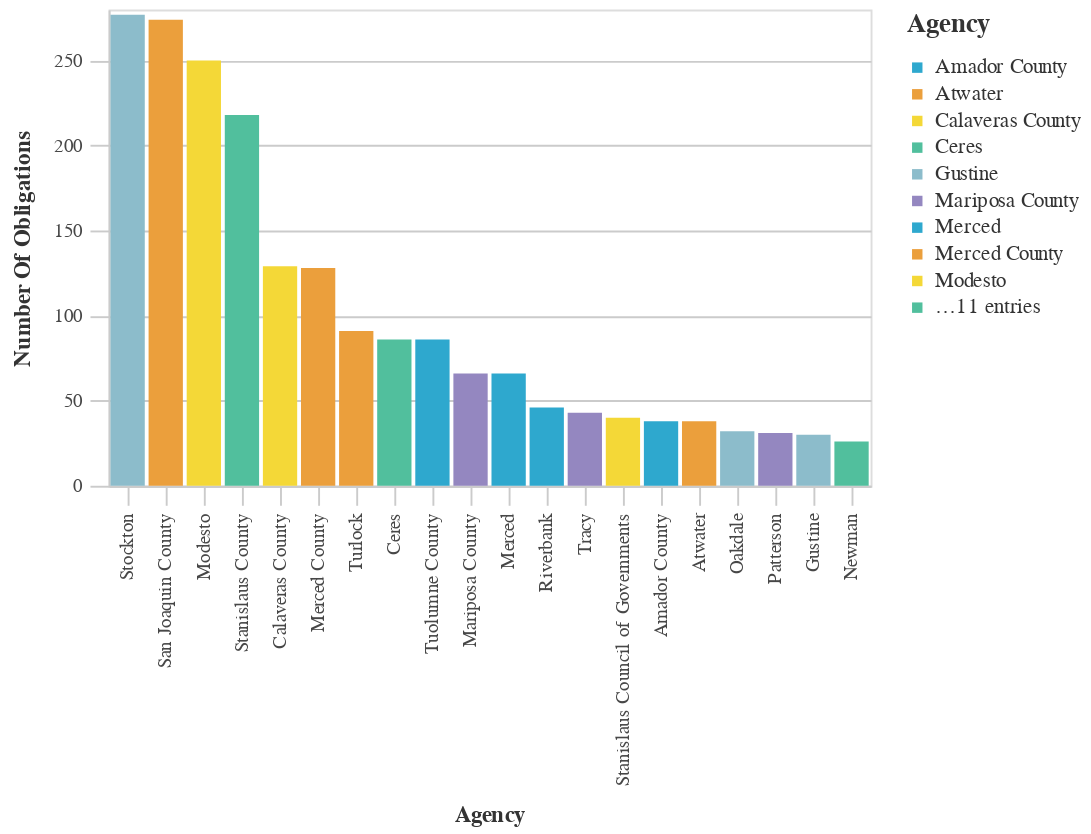

The code cell stored with this chart in its notebook:
### Code cell
#Bar chart Agencies With The Most Obligations
chart_df = (df_top>>filter(_.variable=='primary_agency_name')).rename(columns={"value":"Agency",
                                 "count":"Number of Obligations"})
chart2 = (_dla_utils_reports.basic_bar_chart_no_save(chart_df, 'Agency', 'Number of Obligations', 'Agency', district))
    
display(HTML("<h4><strong>Agencies With The Most Obligations</strong></h4>"))
chart2

### Figure 1 — Vega-Lite specification as saved in the notebook (floating-point values rounded to 4 significant figures)
{"config": {"view": {"continuousWidth": 400, "continuousHeight": 300}, "axis": {"domainColor": "#cbcbcb", "grid": true, "gridColor": "#cbcbcb", "gridWidth": 1, "labelColor": "#474747", "labelFont": "Nunito Sans", "labelFontSize": 10, "labelPadding": 4, "tickColor": "#cbcbcb", "tickSize": 10, "titleColor": "#333", "titleFont": "Raleway", "titleFontSize": 12, "titlePadding": 10}, "axisBand": {"grid": false}, "background": "white", "font": "Raleway", "header": {"labelFont": "Nunito Sans", "titleFont": "Raleway"}, "legend": {"labelColor": "#333", "labelFont": "Nunito Sans", "labelFontSize": 11, "labelLimit": 0, "padding": 1, "symbolSize": 30, "symbolType": "square", "titleColor": "#333", "titleFont": "Raleway", "titleFontSize": 14, "titlePadding": 10}, "title": {"anchor": "middle", "font": "Raleway", "fontSize": 18, "fontWeight": 300, "offset": 20}}, "data": {"name": "data-41bf76b41b6329f05ae80690b076663d"}, "mark": "bar", "encoding": {"color": {"field": "Agency", "legend": {"symbolLimit": 10, "title": "Agency"}, "scale": {"range": ["#2EA8CE", "#EB9F3C", "#F4D837", "#51BF9D", "#8CBCCB", "#9487C0"]}, "type": "nominal"}, "tooltip": [{"field": "Agency", "type": "nominal"}, {"field": "Number of Obligations", "type": "quantitative"}], "x": {"field": "Agency", "sort": "-y", "title": "Agency", "type": "nominal"}, "y": {"field": "Number of Obligations", "title": "Number Of Obligations", "type": "quantitative"}}, "height": 250, "width": 400, "$schema": "https://vega.github.io/schema/vega-lite/v4.17.0.json", "datasets": {"data-41bf76b41b6329f05ae80690b076663d": [{"Agency": "Stockton", "Number of Obligations": 277, "variable": "primary_agency_name"}, {"Agency": "San Joaquin County", "Number of Obligations": 274, "variable": "primary_agency_name"}, {"Agency": "Modesto", "Number of Obligations": 250, "variable": "primary_agency_name"}, {"Agency": "Stanislaus County", "Number of Obligations": 218, "variable": "primary_agency_name"}, {"Agency": "Calaveras County", "Number of Obligations": 129, "variable": "primary_agency_name"}, {"Agency": "Merced County", "Number of Obligations": 128, "variable": "primary_agency_name"}, {"Agency": "Turlock", "Number of Obligations": 91, "variable": "primary_agency_name"}, {"Agency": "Ceres", "Number of Obligations": 86, "variable": "primary_agency_name"}, {"Agency": "Tuolumne County", "Number of Obligations": 86, "variable": "primary_agency_name"}, {"Agency": "Mariposa County", "Number of Obligations": 66, "variable": "primary_agency_name"}, {"Agency": "Merced", "Number of Obligations": 66, "variable": "primary_agency_name"}, {"Agency": "Riverbank", "Number of Obligations": 46, "variable": "primary_agency_name"}, {"Agency": "Tracy", "Number of Obligations": 43, "variable": "primary_agency_name"}, {"Agency": "Stanislaus Council of Governments", "Number of Obligations": 40, "variable": "primary_agency_name"}, {"Agency": "Amador County", "Number of Obligations": 38, "variable": "primary_agency_name"}, {"Agency": "Atwater", "Number of Obligations": 38, "variable": "primary_agency_name"}, {"Agency": "Oakdale", "Number of Obligations": 32, "variable": "primary_agency_name"}, {"Agency": "Patterson", "Number of Obligations": 31, "variable": "primary_agency_name"}, {"Agency": "Gustine", "Number of Obligations": 30, "variable": "primary_agency_name"}, {"Agency": "Newman", "Number of Obligations": 26, "variable": "primary_agency_name"}]}}
